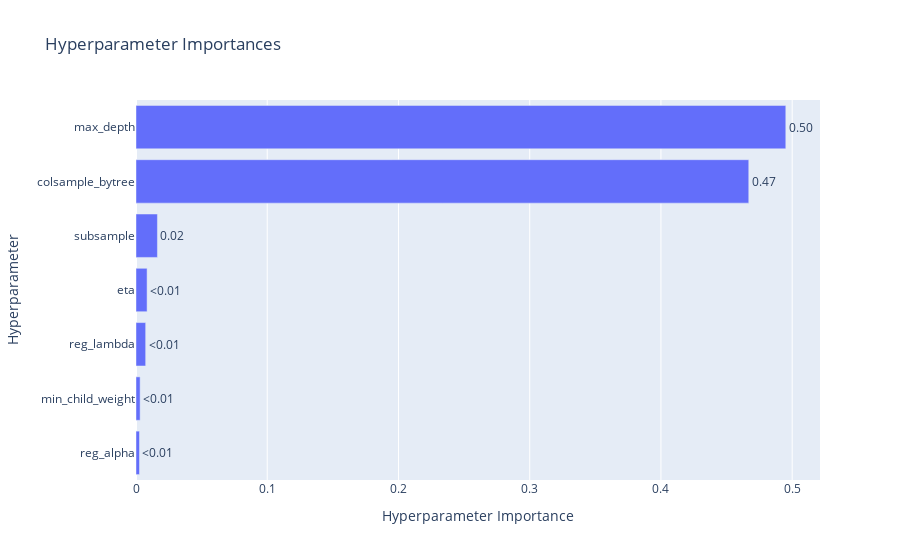

The notebook cell this image was saved under:
### Code cell
optuna.visualization.plot_param_importances(xgb_study)

### Figure 1 — Plotly figure (JSON) as saved in the notebook; plotly's stock layout.template omitted (floating-point values rounded to 4 significant figures)
{"data": [{"cliponaxis": false, "hovertemplate": ["reg_alpha (FloatDistribution): 0.0026557047114832187<extra></extra>", "min_child_weight (FloatDistribution): 0.0031400804151199345<extra></extra>", "reg_lambda (FloatDistribution): 0.007369110463202258<extra></extra>", "eta (FloatDistribution): 0.008453869613906309<extra></extra>", "subsample (FloatDistribution): 0.01633133969464893<extra></extra>", "colsample_bytree (FloatDistribution): 0.46691653668553385<extra></extra>", "max_depth (IntDistribution): 0.4951333584161055<extra></extra>"], "name": "Objective Value", "orientation": "h", "text": ["<0.01", "<0.01", "<0.01", "<0.01", "0.02", "0.47", "0.50"], "textposition": "outside", "type": "bar", "x": [0.002656, 0.00314, 0.007369, 0.008454, 0.01633, 0.4669, 0.4951], "y": ["reg_alpha", "min_child_weight", "reg_lambda", "eta", "subsample", "colsample_bytree", "max_depth"]}], "layout": {"title": {"text": "Hyperparameter Importances"}, "xaxis": {"title": {"text": "Hyperparameter Importance"}}, "yaxis": {"title": {"text": "Hyperparameter"}}}}
